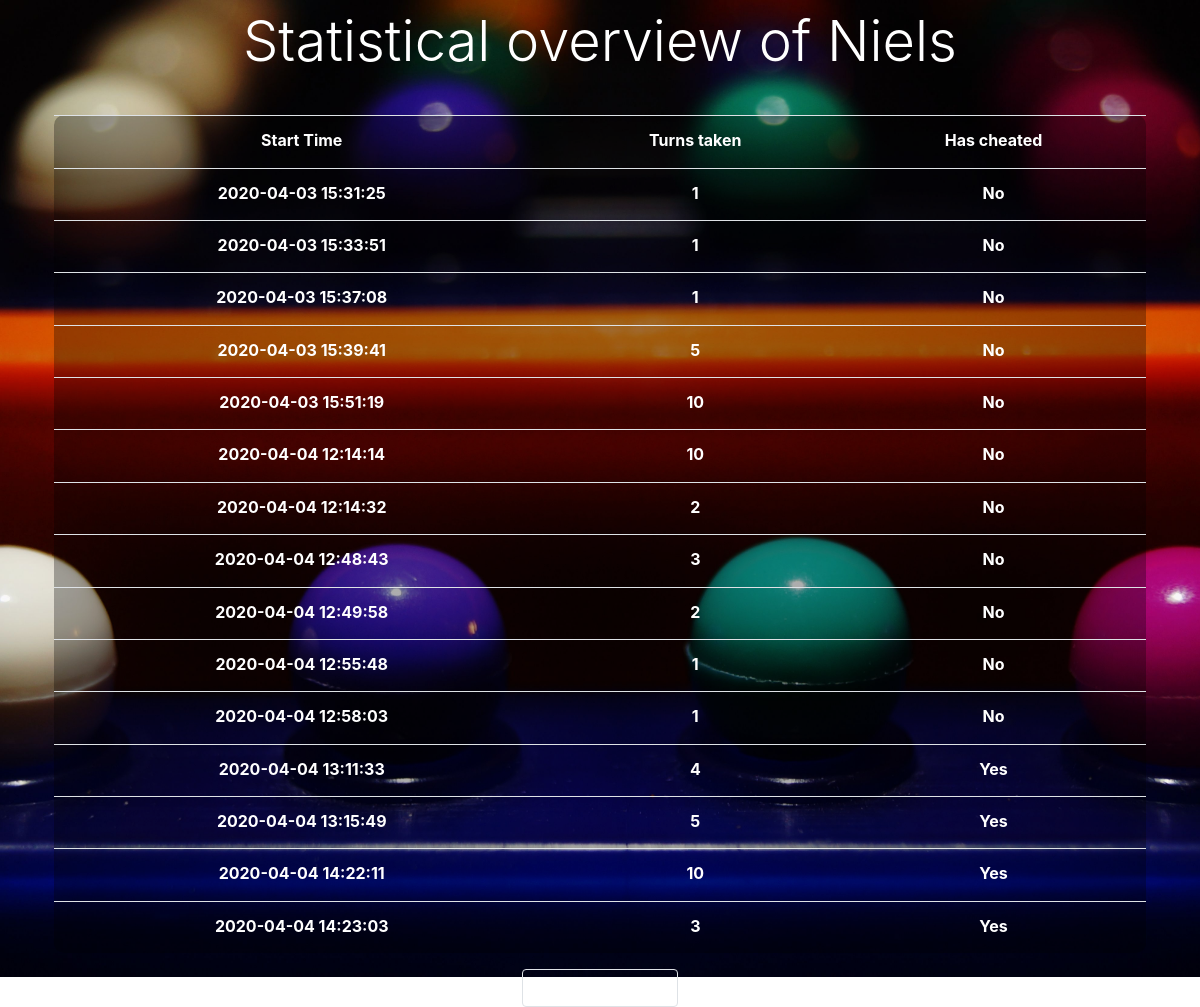
The page /statistics/Niels on the database as committed earlier.
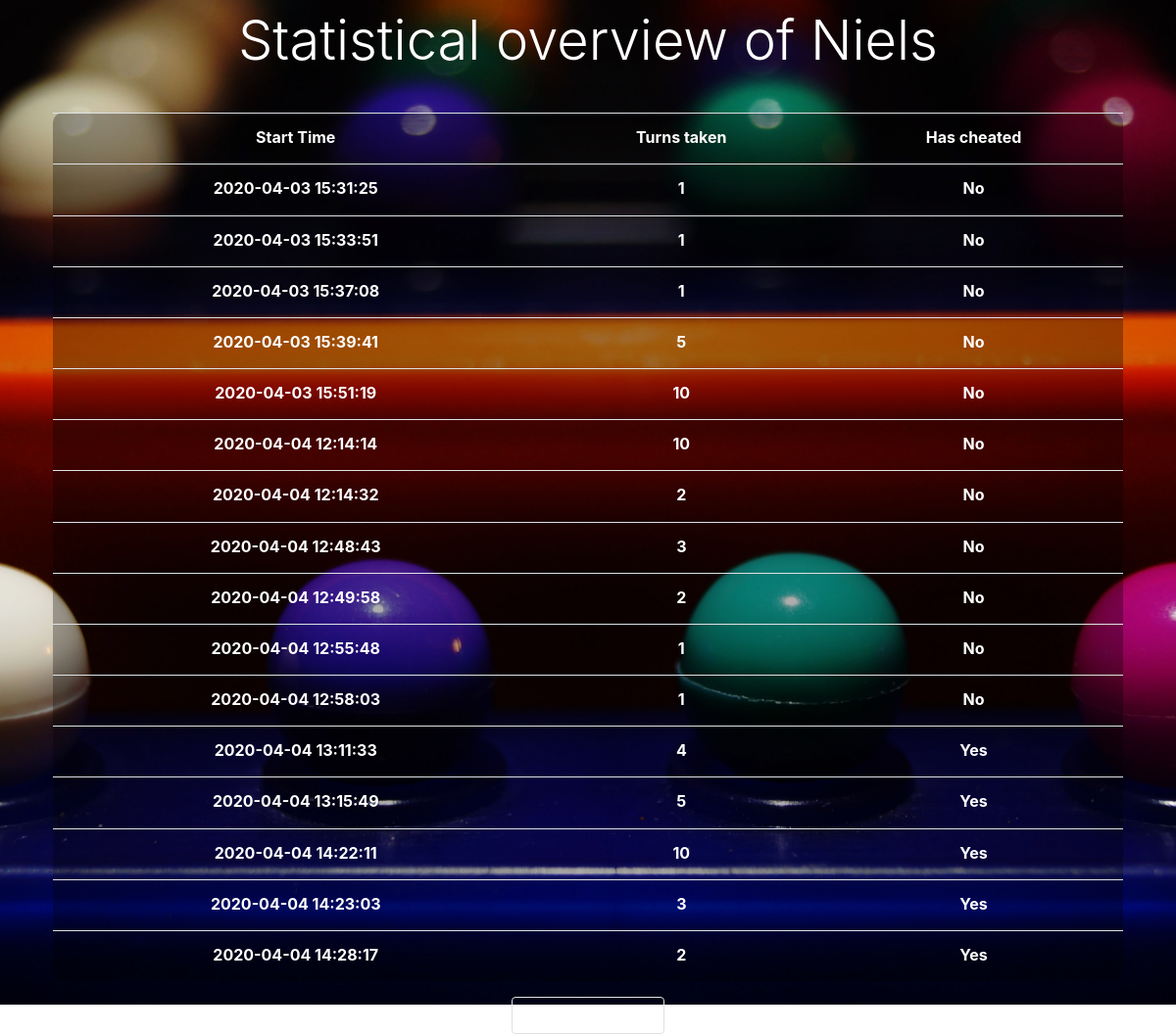
The same page on the database as committed later.
### tables this page shows
CREATE TABLE `Game` (
  `id` INTEGER PRIMARY KEY AUTOINCREMENT NOT NULL,
  `username` VARCHAR(45) NOT NULL,
  `guess_amount` INTEGER NOT NULL,
  `has_cheated` TINYINT NOT NULL,
  `start_time` DATETIME NOT NULL
);

### Main.py (the view)
@app.route('/statistics/<username>')
def details(username):
    name = str(username)
    rows = controller.get_details_of_player(name)
    return render_template('detailedstatistics.html', name=name, rows=enumerate(rows))

### controllers/MainController.py (called while the page is built)
    def get_details_of_player(self, username):
        db = DB()
        rows = db.query('SELECT start_time, guess_amount, has_cheated from Game where username = ? and guess_amount != 0',
                        (username,))
        db.close()
        return rows

### models/DB.py (called while the page is built)
    def open_db(self):
        self.db = sqlite3.connect(os.path.abspath('./mastermind.db'))
        self.cursor = self.db.cursor()
        self.connected = True

    def query(self, query, bindings=None):
        self.open_db()
        curs = self.db.cursor()
        if bindings:
            curs.execute(query, bindings)
        else:
            curs.execute(query)
        return curs.fetchall()

    def close(self):
        self.db.commit()
        self.db.close()
        self.connected = False

### templates/detailedstatistics.html (shortened to what this page needs)
<!DOCTYPE html>
<html lang="en">
<head>
    <link rel="stylesheet" href="https://stackpath.bootstrapcdn.com/bootstrap/4.3.1/css/bootstrap.min.css"
>
    <link rel="stylesheet" href="{{ url_for('static', filename='css/main.css') }}">
</head>
<body>
<section id="cover" class="min-vh-100">
    <div id="cover-caption">
        <div class="container">
            <h1 class="display-4 py-2 text-truncate text-white text-center">Statistical overview of {{name}}</h1>
            <div class="row text-white">
                <div class="col-xl-12 col-lg-12 col-md-12 col-sm-12 mx-auto text-center form p-4">
                    <table class="table lightdarkbg text-white">
                        <tr>
                            <th>
                                Start Time
                            </th>
                            <th>
                                Turns taken
                            </th>
                            <th>
                                Has cheated
                            </th>
                        </tr>
                        {% for i, row in rows%}
                        <tr class="text-white">
                            <th>
                                {{row[0][:19]}}
                            </th>
                            <th>
                                {{row[1]}}
                            </th>
                            <th>
                                {%if row[2] > 0%}
                                Yes
                                {%else%}
                                No
                                {%endif%}
                            </th>
                        </tr>
                        {% endfor %}
                    </table>
                    <a class="text-decoration-none" href="/statistics">
                        <button class="btn text-white border">
                        </button>
                    </a>
                </div>
            </div>
        </div>
    </div>
</section>
</body>
</html>

### static/css/main.css (style rules this page uses)
#cover { display: flex; flex-direction: column; justify-content: center; align-items: center; position: relative; background: url('/static/images/mastermind_bg.jpg') no-repeat center; background-size: cover; width: 100%; height: 100%; }
#cover-caption { width: 100%; position: relative; z-index: 1; }
.lightdarkbg { content: ''; height: 100%; left: 0; top: 0; width: 100%; background-color: rgba(0, 0, 0, 0.3); z-index: -1; border-radius: 10px; }

Rows that differ between the two databases and show on the page:
added Game: start_time "2020-04-04 14:28:17", guess_amount "2", has_cheated "Yes"
